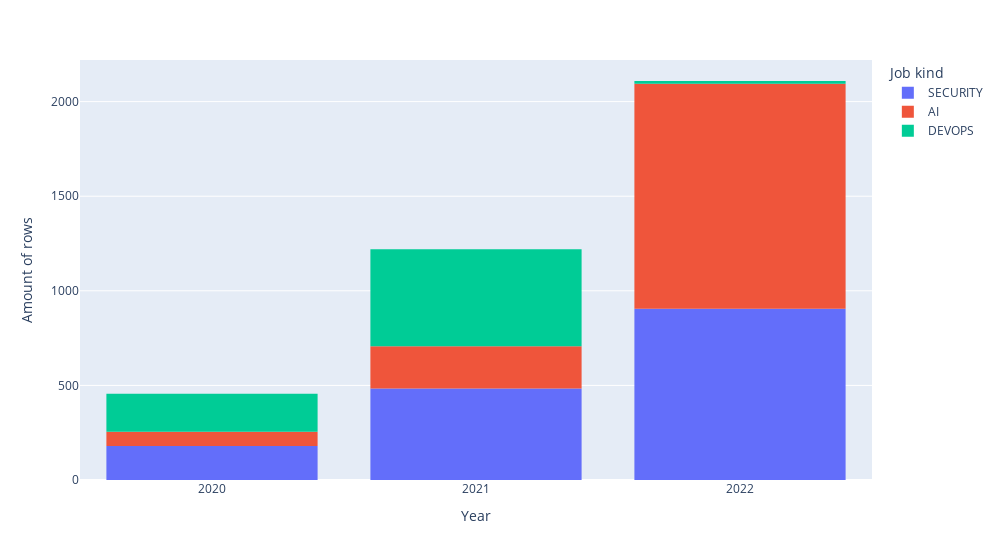

The notebook cell saved with this chart:
### Markdown cell above
### Amount of data per year
We can see that there is a steady increase in the amount of data per year, which is expected as the years go by, since the IT jobs covered in this project are increasingly in demand.

We notice that in 2022, the amount of data of the IT Security jobs dataset is significantly lower than the other datasets. This is because the dataset is older than the other datasets and it has not been updated since 8 months ago (check official GitHub repository [here](https://github.com/foorilla/devops-jobs-net-salaries)).

### Code cell
fig = px.histogram(df, x="work_year", color="dataset_type")
fig.update_xaxes(type='category', categoryorder='category ascending', title="Year")
fig.update_layout(legend_title_text='Job kind', width=1000)
fig.update_yaxes(title="Amount of rows")
fig.show()

### Figure 1 — Plotly figure (JSON) as saved in the notebook; plotly's stock layout.template omitted (floating-point values rounded to 4 significant figures; data arrays with more than 128 entries replaced by an {"elided": "..."} marker saying what was removed)
{"data": [{"alignmentgroup": "True", "bingroup": "x", "hovertemplate": "dataset_type=SECURITY<br>work_year=%{x}<br>count=%{y}<extra></extra>", "legendgroup": "SECURITY", "marker": {"color": "#636efa", "pattern": {"shape": ""}}, "name": "SECURITY", "offsetgroup": "SECURITY", "orientation": "v", "showlegend": true, "type": "histogram", "x": {"elided": "1568 int values"}, "xaxis": "x", "yaxis": "y"}, {"alignmentgroup": "True", "bingroup": "x", "hovertemplate": "dataset_type=AI<br>work_year=%{x}<br>count=%{y}<extra></extra>", "legendgroup": "AI", "marker": {"color": "#EF553B", "pattern": {"shape": ""}}, "name": "AI", "offsetgroup": "AI", "orientation": "v", "showlegend": true, "type": "histogram", "x": {"elided": "1489 int values"}, "xaxis": "x", "yaxis": "y"}, {"alignmentgroup": "True", "bingroup": "x", "hovertemplate": "dataset_type=DEVOPS<br>work_year=%{x}<br>count=%{y}<extra></extra>", "legendgroup": "DEVOPS", "marker": {"color": "#00cc96", "pattern": {"shape": ""}}, "name": "DEVOPS", "offsetgroup": "DEVOPS", "orientation": "v", "showlegend": true, "type": "histogram", "x": {"elided": "728 int values"}, "xaxis": "x", "yaxis": "y"}], "layout": {"barmode": "relative", "legend": {"title": {"text": "Job kind"}, "tracegroupgap": 0}, "margin": {"t": 60}, "width": 1000, "xaxis": {"anchor": "y", "categoryorder": "category ascending", "domain": [0, 1], "title": {"text": "Year"}, "type": "category"}, "yaxis": {"anchor": "x", "domain": [0, 1], "title": {"text": "Amount of rows"}}}}
